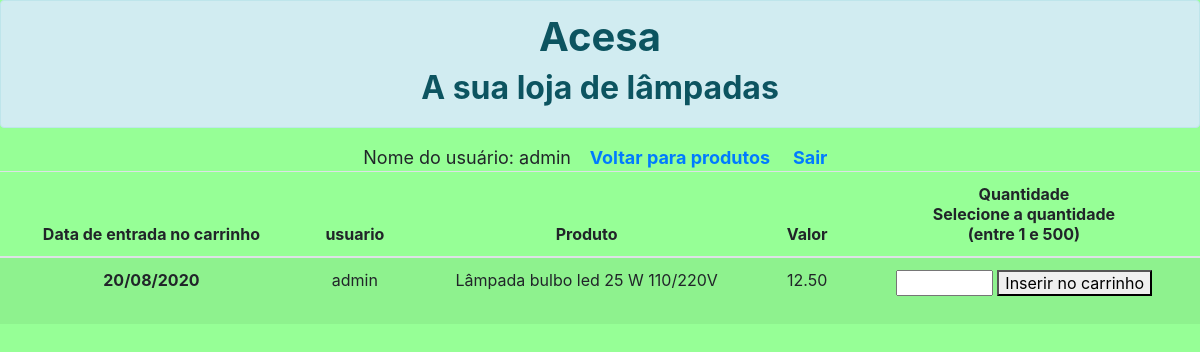
The app's page /restrito_compra.php?id_prod=1 (signed in) with its own data.
### tables this page shows
CREATE TABLE `usuario` (
  `id_usu` int(11) NOT NULL,
  `login` varchar(45) NOT NULL,
  `senha` varchar(45) NOT NULL,
  `admin` varchar(3) NOT NULL
);

CREATE TABLE `produto` (
  `id_prod` int(11) NOT NULL,
  `rotulo` varchar(100) NOT NULL,
  `preco` decimal(9,2) NOT NULL,
  `estoque` int(6) NOT NULL,
  `preco_compra` decimal(9,2) NOT NULL
);

### restrito_compra.php (the view, shortened to what this page needs)
<?php
    include("banco.php");
?>
<html lang="pt-br">
  <head>
    <link rel="stylesheet" href="https://stackpath.bootstrapcdn.com/bootstrap/4.1.3/css/bootstrap.min.css">
  </head>
  <body>
<div class="alert alert-info" role="alert">
  <h1 align="center"><b>Acesa</b></h1>
<h2 align="center"><b>A sua loja de lâmpadas</b></h2>
</div>
<div align=center>
<?php
							$user = $_SESSION["user"];
							echo "Nome do usuário: ";
							echo $user;
							echo "<a href='restrito_produtos.php' style='text-decoration:none; font-weight:bold;'>&nbsp;&nbsp;Voltar para produtos&nbsp;</a>";
							echo "<a href='restrito_sair.php' style='text-decoration:none; font-weight:bold;'>&nbsp;&nbsp;Sair&nbsp;</a>";
							$id_prod = $_GET['id_prod'];
				$dia_atual=date('d/m/Y');
				$usuario = mysqli_query($conexao, "SELECT * FROM usuario WHERE login = '$user'") or die (mysqli_error($conexao));
				$usuario2 = mysqli_fetch_array($usuario);
				$produto = mysqli_query($conexao, "SELECT * FROM produto WHERE id_prod = '$id_prod'") or die (mysqli_error($conexao));
				$produto2 = mysqli_fetch_array($produto);
?>
</div>
<table class="table table-striped">
  <thead align="center">
    <tr>
      <th scope="col">Data de entrada no carrinho</th>
      <th scope="col">usuario</th>
      <th scope="col">Produto</th>
	  <th scope="col">Valor</th>
	  <th scope="col">Quantidade<br>Selecione a quantidade<br>(entre 1 e 500)</th>
    </tr>
  </thead>
  <tbody align="center">
    <tr>
      <th scope="row"><?php echo $dia_atual;?></th>
      <td><?php echo $usuario2['login'];?></td>
      <td><?php echo $produto2['rotulo'];?></td>
	  <td><?php echo $produto2['preco_compra'];?></td>
	  <td>
  <form method="POST">
	  <input type="number" required name="quantidade" min="1" max="500">
	  <button type="submit">Inserir no carrinho</button>
  </form></td>
	</tr>
	</tbody>
	</table>
  </body>
</html>

### restrito_compra.php (style rules this page uses)
body { font-size:18px; font-style: normal; }
body { background-color: rgb(150,255,150); }
h1 { text-align: center; }
h2 { text-align: center; }

### records on screen
usuario: login "admin"
produto: rotulo "Lâmpada bulbo led 25 W 110/220V", preco_compra "12.50"

### other values on screen
$user "admin"
